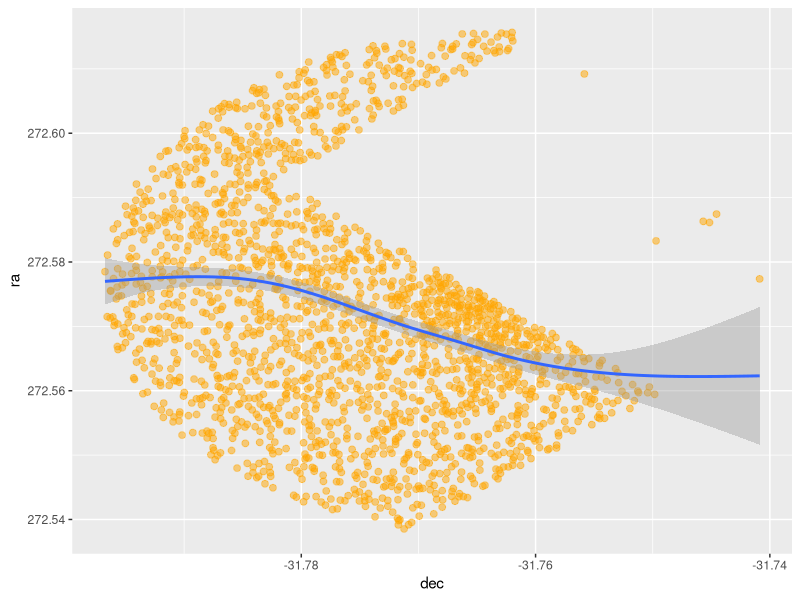
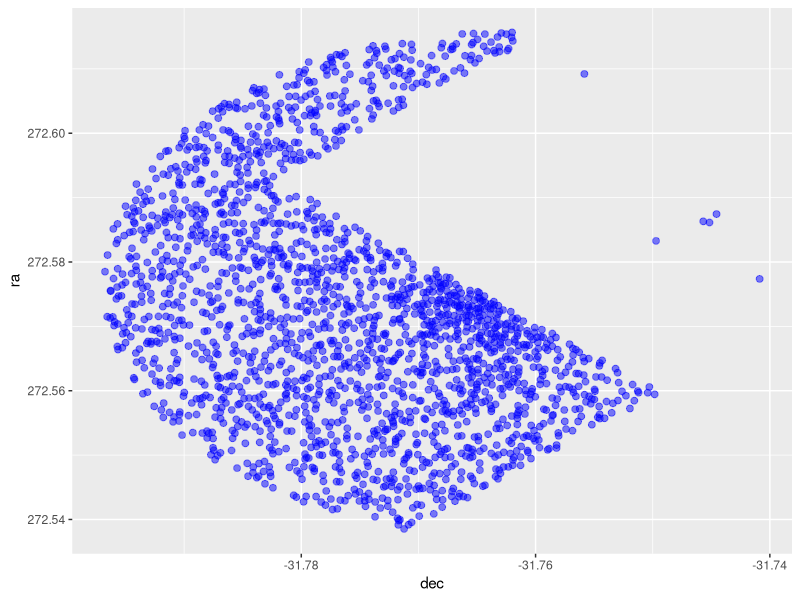
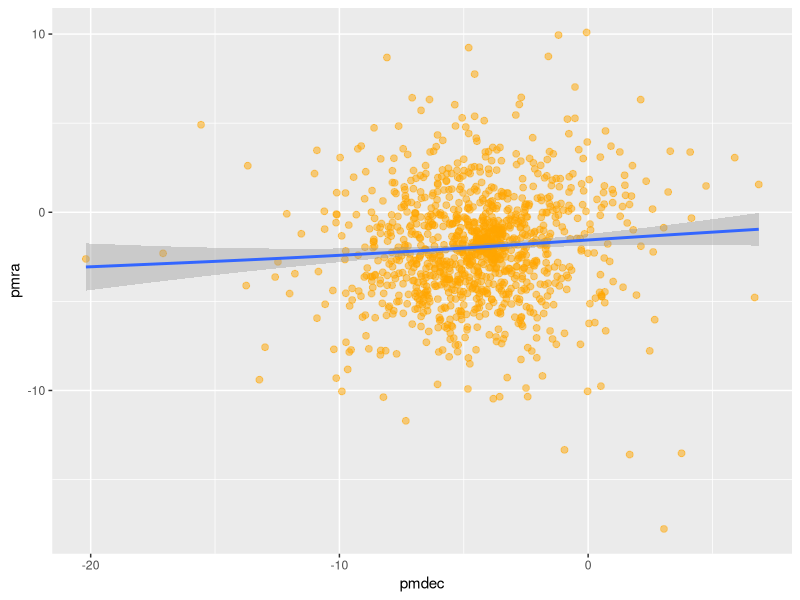
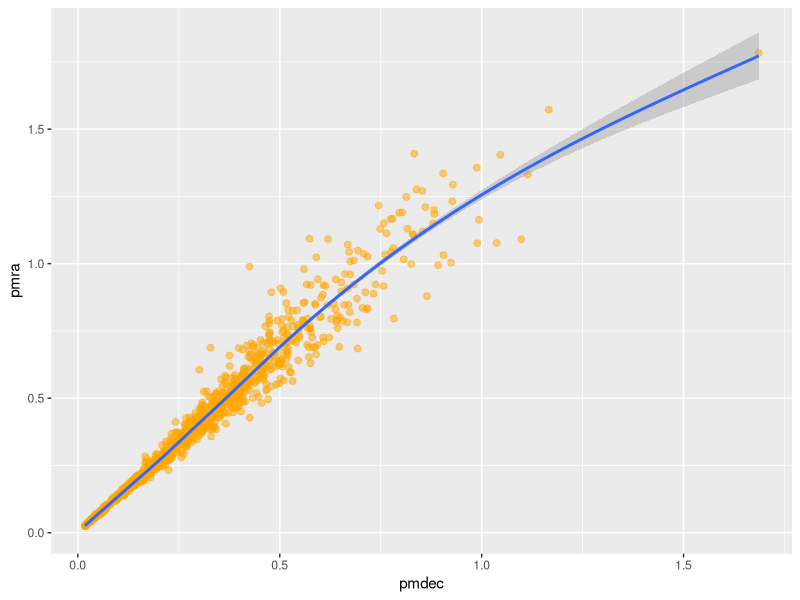
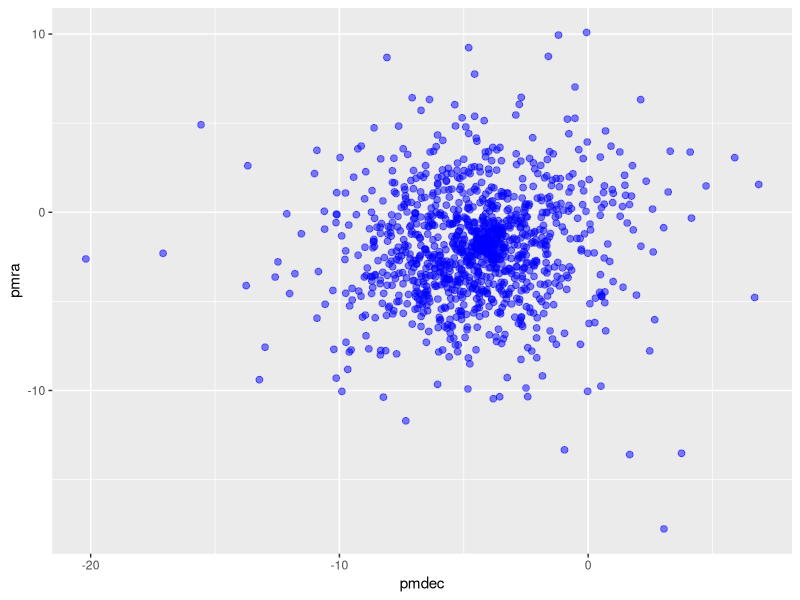
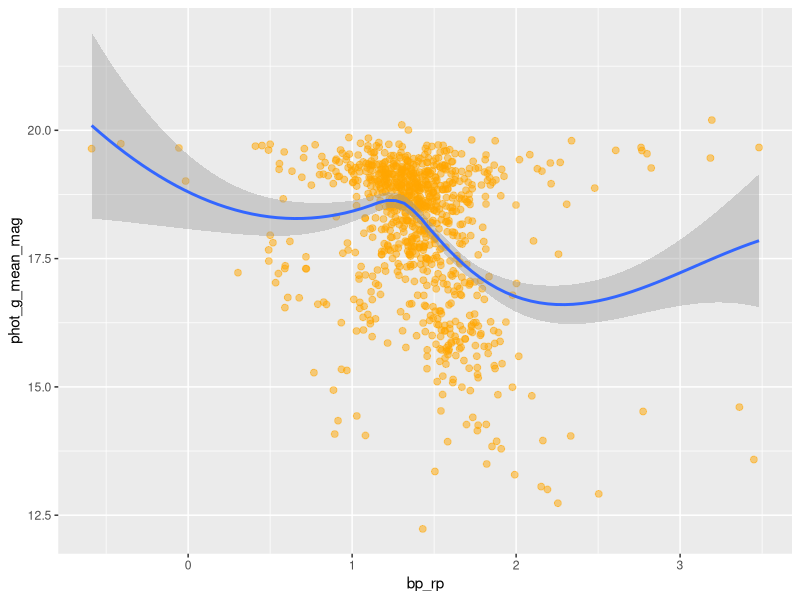
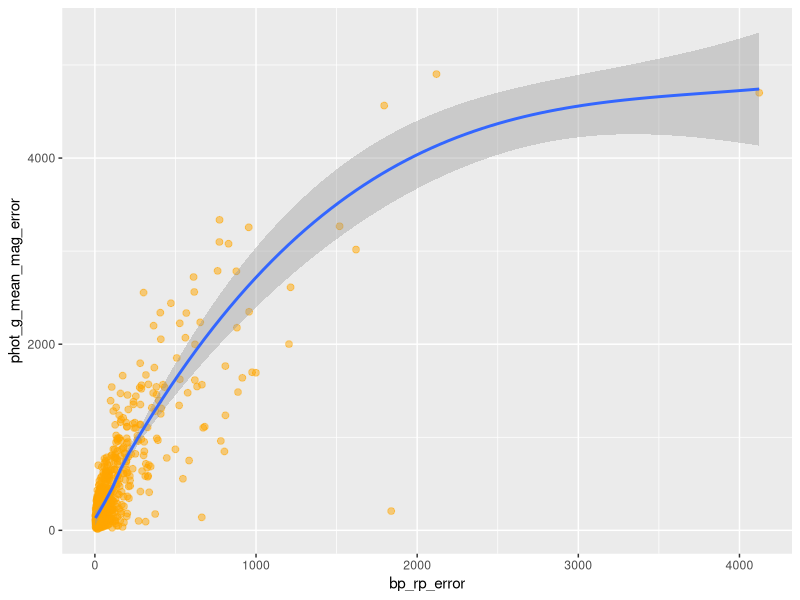
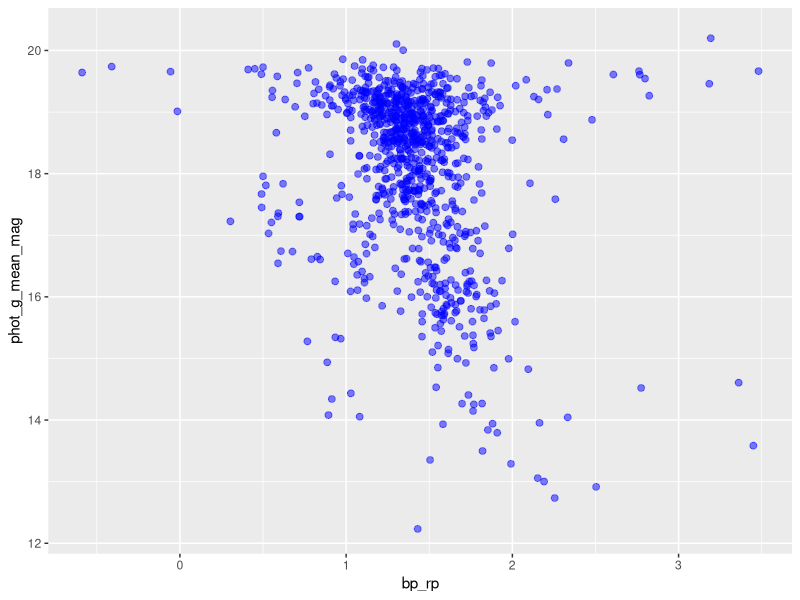

R code for these plots, in order:
## ---- chunk 1
ngc_6558 <- read.csv("1657871670551O-result.csv")
## ---- chunk 2
library(tidyverse)
library(readr)
library(ggplot2)
library(ggpubr)
## ---- chunk 3
summary(ngc_6558)
## ---- chunk 4
model_1 <- lm(ra ~ dec, data = ngc_6558)
## ---- chunk 5
summary(model_1)
## ---- chunk 6
ggplot(data = model_1, aes(x = dec, y = ra)) +
  geom_point(alpha=0.5, size=2, color = 'orange') +
  labs(y="ra", x="dec") +
  stat_smooth()
## ---- chunk 7
ngc_6558 %>%
  ggplot(aes(dec,ra)) +
  geom_point(alpha=0.5, size=2, color = 'blue') +
  labs(y="ra", x="dec")
## ---- chunk 8
model_2 <- lm(pmra ~ pmdec, data = ngc_6558)
pm_error <- lm(pmra_error ~ pmdec_error, data = ngc_6558)
## ---- chunk 9
summary(model_2)
summary(pm_error)
## ---- chunk 10
ggplot(data = model_2, aes(x = pmdec, y = pmra)) +
  geom_point(alpha=0.5, size=2, color = 'orange') +
  labs(y="pmra", x="pmdec") +
  stat_smooth()

ggplot(data = pm_error, aes(x = pmdec_error, y = pmra_error)) +
  geom_point(alpha=0.5, size=2, color = 'orange') +
  labs(y="pmra", x="pmdec") +
  stat_smooth()
## ---- chunk 11
ngc_6558 %>%
  ggplot(aes(pmdec,pmra)) +
  geom_point(alpha=0.5, size=2, color = 'blue') +
  labs(y="pmra", x="pmdec") 
## ---- chunk 12
model_3 <- lm(phot_g_mean_mag ~ bp_rp, data = ngc_6558)
phot_error <- lm(phot_g_mean_flux_over_error ~ phot_bp_mean_flux_over_error + phot_rp_mean_flux_over_error, data = ngc_6558)
## ---- chunk 13
summary(model_3)
summary(phot_error)
## ---- chunk 14
ggplot(data = model_3, aes(x = bp_rp, y = phot_g_mean_mag)) +
  geom_point(alpha=0.5, size=2, color = 'orange') +
  labs(y="phot_g_mean_mag", x="bp_rp") +
  stat_smooth()

ggplot(data = phot_error, aes(x = phot_bp_mean_flux_over_error + phot_rp_mean_flux_over_error, y = phot_g_mean_flux_over_error)) +
  geom_point(alpha=0.5, size=2, color = 'orange') +
  labs(y="phot_g_mean_mag_error", x="bp_rp_error") +
  stat_smooth()
## ---- chunk 15
ngc_6558 %>%
  ggplot(aes(bp_rp,phot_g_mean_mag)) +
  geom_point(alpha=0.5, size=2, color = 'blue') +
  labs(y="phot_g_mean_mag", x="bp_rp")
## ---- chunk 16
ggplot(ngc_6558, aes(mh_gspphot)) +
  geom_histogram(bins = 30)
## ---- chunk 17
ggplot(ngc_6558, aes(radial_velocity)) +
  geom_histogram()
## ---- chunk 18
ps_ngc_6558 <- ngc_6558 
select(ps_ngc_6558, source_id, ra, dec, pmra, pmdec, parallax)
